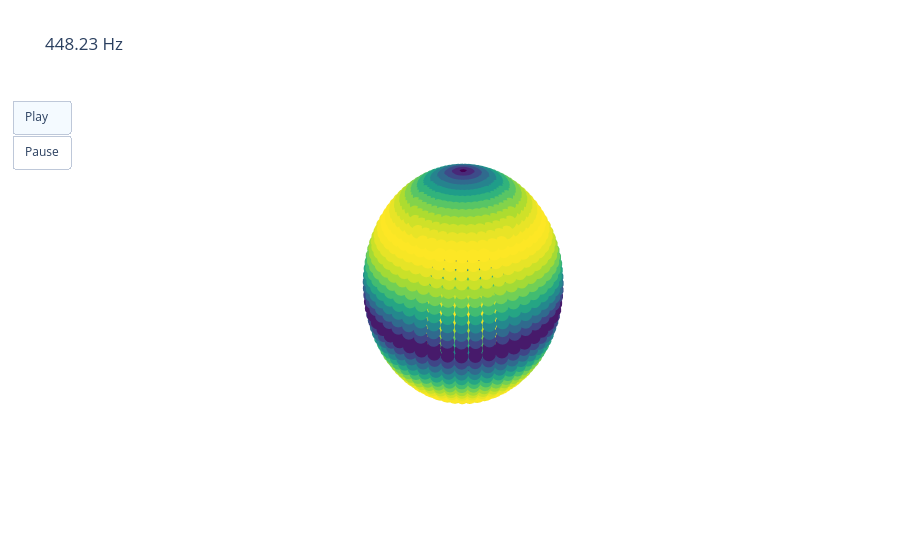

The code cell stored with this chart in its notebook:
### Markdown cell above
## Animate the movement

The displacement of a mode can be animated by multiplying the displacement at each position by a complex exponential at the resonant frequency. The cell below shows five cycles of oscillation of the resonant mode.

### Code cell
import plotly.graph_objects as go

# Assuming xs, ys, zs, resonant_frequency, and DU are defined from the previous code

T_r = 1/resonant_frequency # Period of the resonant frequency
time = numpy.linspace(0, 5*T_r, 100)  # Time from 0 to 5*T_r

frames = []
for t in time:
    complex_exp = numpy.exp(1j * resonant_frequency * 2 * numpy.pi * t)
    new_xs = locations[:,0] + 1*DU[:,0] * complex_exp.real
    new_ys = locations[:,1] + 1*DU[:,1] * complex_exp.real
    new_zs = locations[:,2] + 1*DU[:,2] * complex_exp.real

    frame = go.Frame(data=[go.Scatter3d(x=new_xs, y=new_ys, z=new_zs,
                                        mode='markers',
                                        marker=dict(
                                            size=8,
                                            color=abs_displacement,
                                            colorscale='Viridis',
                                            opacity=1.0
                                        ))],
                     name=str(t))
    frames.append(frame)

fig = go.Figure(
    data=[go.Scatter3d(x=locations[:,0], y=locations[:,1], z=locations[:,2], mode='markers',
                       marker=dict(size=8, color=abs_displacement,
                                   colorscale='Viridis', opacity=1.0))],
    frames=frames
)

fig.update_layout(
    title=f'{resonant_frequency:8.2f} Hz',
    updatemenus=[dict(
        type="buttons",
        buttons=[dict(label="Play",
                      method="animate",
                      args=[None, {"frame": {"duration": 5, "redraw": True},
                                   "transition": {"duration": 0},
                                   "fromcurrent": True,
                                   "mode": "immediate"
                                   }]),
                 dict(label="Pause",
                      method="animate",
                      args=[[None], {"frame": {"duration": 0, "redraw": False},
                                     "mode": "immediate",
                                     "transition": {"duration": 0}}])
                 ])],
    # Remove axes from scene
    scene = dict(
        xaxis = dict(visible=False),
        yaxis = dict(visible=False),
        zaxis =dict(visible=False)
        )
    )

scene = {
    # ...
    'aspectmode': 'cube',
}

fig.show()

### Figure 1 — Plotly figure (JSON) as saved in the notebook; plotly's stock layout.template omitted (floating-point values rounded to 4 significant figures; data arrays with more than 128 entries replaced by an {"elided": "..."} marker saying what was removed)
{"data": [{"marker": {"color": {"elided": "2500 float values"}, "colorscale": [[0, "#440154"], [0.1111, "#482878"], [0.2222, "#3e4989"], [0.3333, "#31688e"], [0.4444, "#26828e"], [0.5556, "#1f9e89"], [0.6667, "#35b779"], [0.7778, "#6ece58"], [0.8889, "#b5de2b"], [1, "#fde725"]], "opacity": 1, "size": 8}, "mode": "markers", "type": "scatter3d", "x": {"elided": "2500 float values"}, "y": {"elided": "2500 float values"}, "z": {"elided": "2500 float values"}}], "layout": {"scene": {"xaxis": {"visible": false}, "yaxis": {"visible": false}, "zaxis": {"visible": false}}, "title": {"text": "  448.23 Hz"}, "updatemenus": [{"buttons": [{"args": [null, {"frame": {"duration": 5, "redraw": true}, "fromcurrent": true, "mode": "immediate", "transition": {"duration": 0}}], "label": "Play", "method": "animate"}, {"args": [[null], {"frame": {"duration": 0, "redraw": false}, "mode": "immediate", "transition": {"duration": 0}}], "label": "Pause", "method": "animate"}], "type": "buttons"}]}}
